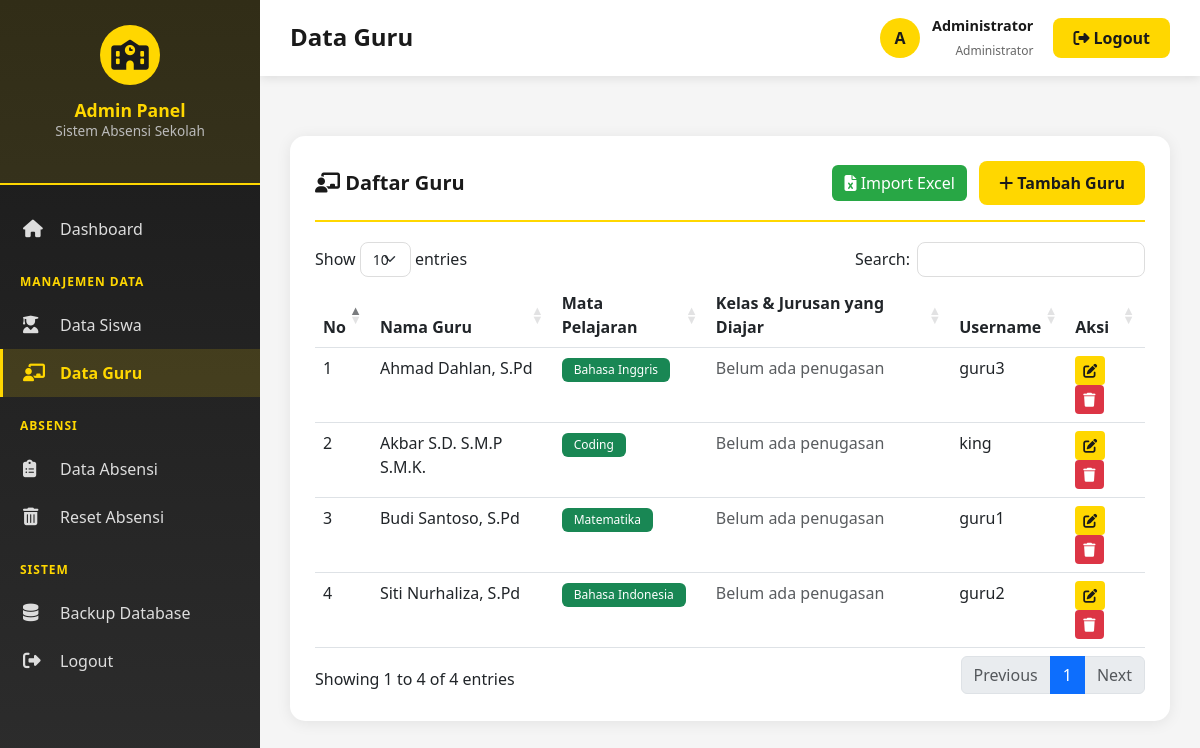
The page /admin/data_guru.php (signed in) on the database as committed earlier.
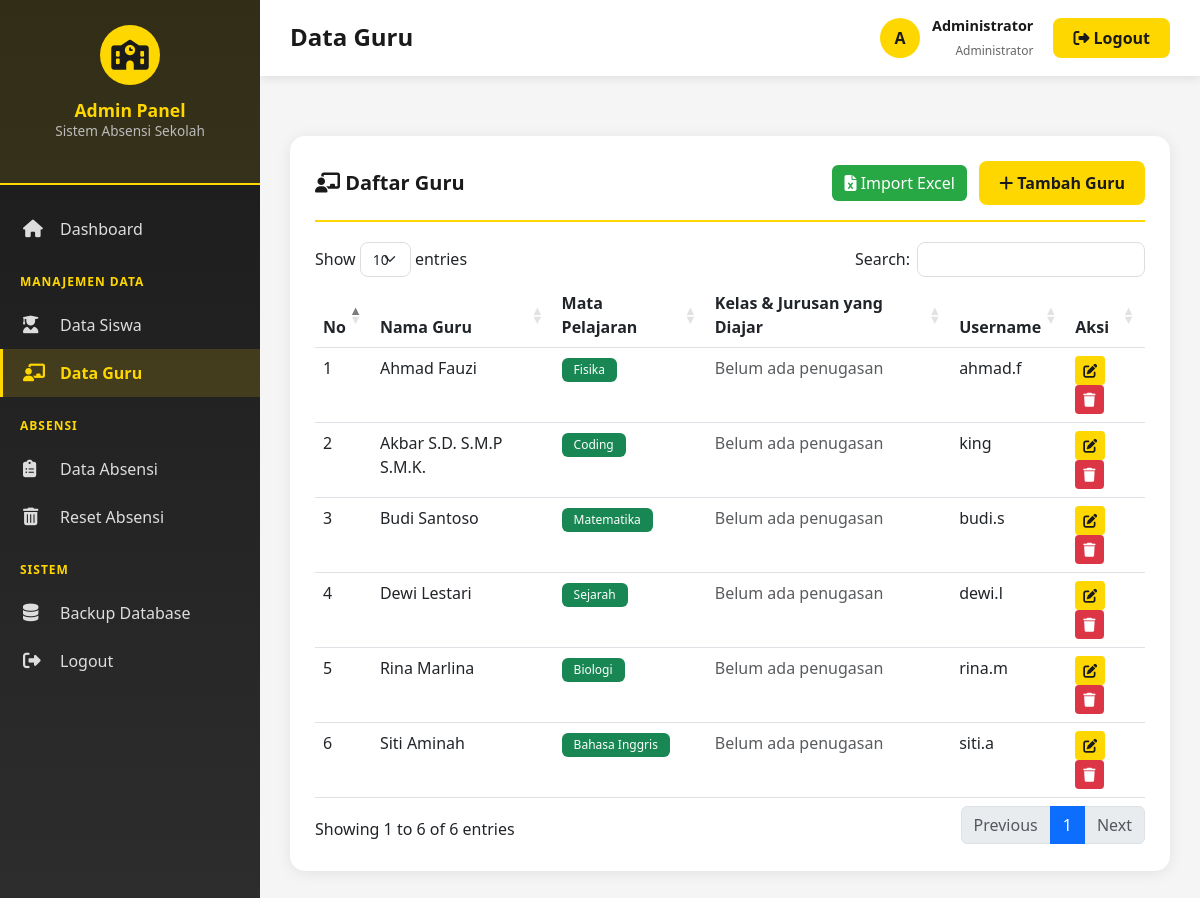
The same page on the database as committed later.
### tables this page shows
CREATE TABLE `guru` (
  `id_guru` int(11) NOT NULL,
  `nama_guru` varchar(100) NOT NULL,
  `username` varchar(50) NOT NULL,
  `password` varchar(255) NOT NULL,
  `mapel` varchar(50) NOT NULL
);

### admin/data_guru.php (the view, shortened to what this page needs)
<?php
require_once 'includes/header.php';
$guru = $conn->query("
    SELECT g.*,
           GROUP_CONCAT(DISTINCT CONCAT(gk.jurusan, ' Kelas ', gk.tingkat) ORDER BY gk.jurusan, gk.tingkat SEPARATOR ', ') as kelas_ajar
    FROM guru g
    LEFT JOIN guru_kelas gk ON g.id_guru = gk.id_guru
    GROUP BY g.id_guru
    ORDER BY g.nama_guru ASC
");
?>
<div class="table-card">
    <div class="table-header">
        <h5><i class="fas fa-chalkboard-teacher"></i> Daftar Guru</h5>
        <div>
            <button class="btn btn-success me-2" data-bs-toggle="modal" data-bs-target="#modalImport">
                <i class="fas fa-file-excel"></i> Import Excel
            </button>
            <button class="btn btn-primary" data-bs-toggle="modal" data-bs-target="#modalGuru" onclick="resetForm()">
                <i class="fas fa-plus"></i> Tambah Guru
            </button>
        </div>
    </div>
    <div class="table-responsive">
        <table class="table table-hover data-table">
            <thead>
                <tr>
                    <th>No</th>
                    <th>Nama Guru</th>
                    <th>Mata Pelajaran</th>
                    <th>Kelas & Jurusan yang Diajar</th>
                    <th>Username</th>
                    <th>Aksi</th>
                </tr>
            </thead>
            <tbody>
                <?php
                $no = 1;
                while($row = $guru->fetch_assoc()):
                ?>
                    <tr>
                        <td><?php echo $no++; ?></td>
                        <td><?php echo $row['nama_guru']; ?></td>
                        <td><span class="badge bg-success"><?php echo $row['mapel']; ?></span></td>
                        <td>
                            <?php if ($row['kelas_ajar']): ?>
                                <?php
                                $kelas_arr = explode(', ', $row['kelas_ajar']);
                                foreach ($kelas_arr as $k):
                                ?>
                                    <span class="badge bg-info me-1 mb-1"><?php echo $k; ?></span>
                                <?php endforeach; ?>
                            <?php else: ?>
                                <span class="text-muted">Belum ada penugasan</span>
                            <?php endif; ?>
                        </td>
                        <td><?php echo $row['username']; ?></td>
                        <td>
                            <button onclick="editGuru(<?php echo $row['id_guru']; ?>)" class="btn btn-sm btn-warning" title="Edit">
                                <i class="fas fa-edit"></i>
                            </button>
                            <button onclick="confirmDelete('?delete=<?php echo $row['id_guru']; ?>', 'Hapus guru <?php echo $row['nama_guru']; ?>?')" class="btn btn-sm btn-danger" title="Hapus">
                                <i class="fas fa-trash"></i>
                            </button>
                        </td>
                    </tr>
                <?php endwhile; ?>
            </tbody>
        </table>
    </div>
</div>
<?php require_once 'includes/footer.php'; ?>

Rows that differ between the two databases and show on the page:
removed guru: nama_guru "Ahmad Dahlan, S.Pd", mapel "Bahasa Inggris", username "guru3"
removed guru: nama_guru "Budi Santoso, S.Pd", mapel "Matematika", username "guru1"
removed guru: nama_guru "Siti Nurhaliza, S.Pd", mapel "Bahasa Indonesia", username "guru2"
added guru: nama_guru "Ahmad Fauzi", mapel "Fisika", username "ahmad.f"
added guru: nama_guru "Budi Santoso", mapel "Matematika", username "budi.s"
added guru: nama_guru "Dewi Lestari", mapel "Sejarah", username "dewi.l"
added guru: nama_guru "Rina Marlina", mapel "Biologi", username "rina.m"
added guru: nama_guru "Siti Aminah", mapel "Bahasa Inggris", username "siti.a"
Other text that changed with them:
text written by a page script: "Show entries Search: Showing 1 to 4 of 4 entries Previous 1 Next" → "Show entries Search: Showing 1 to 6 of 6 entries Previous 1 Next"
